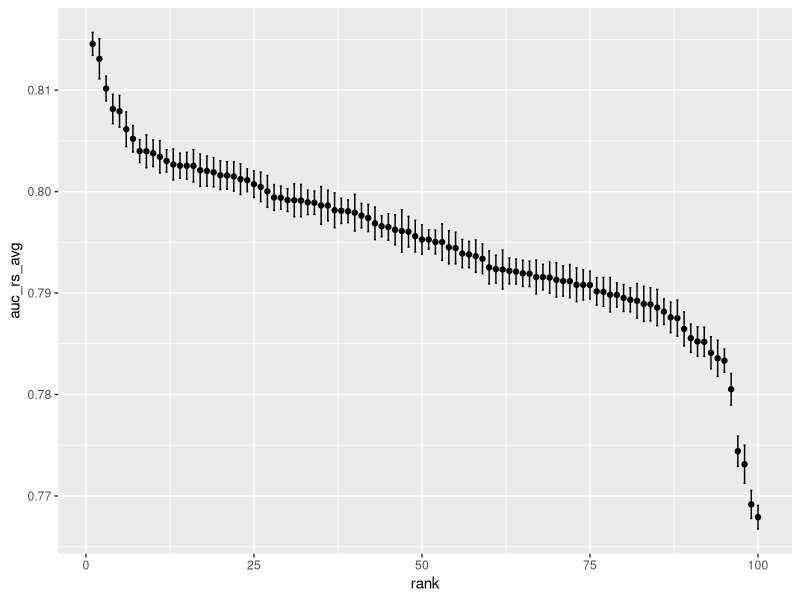
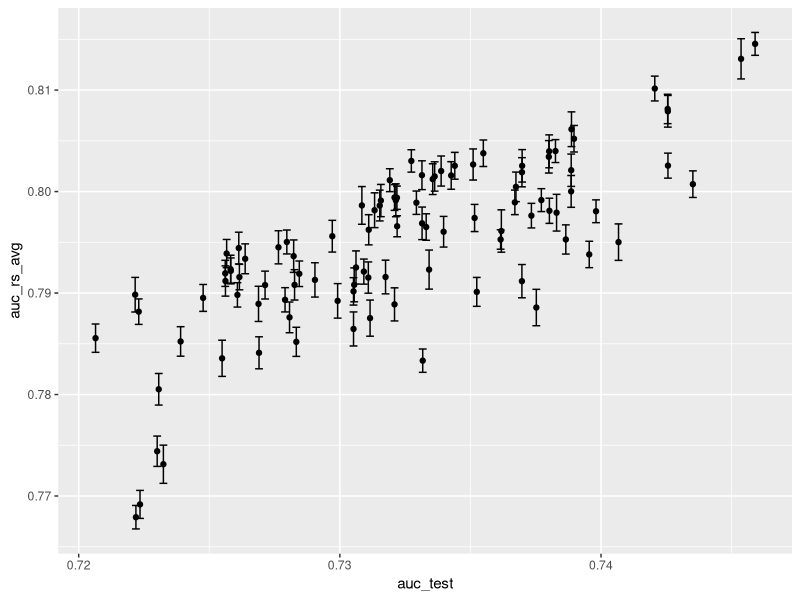
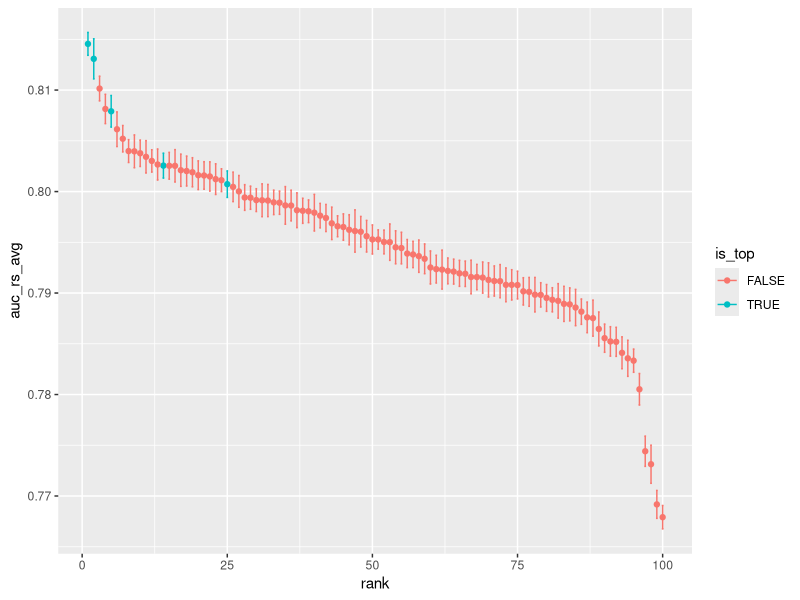
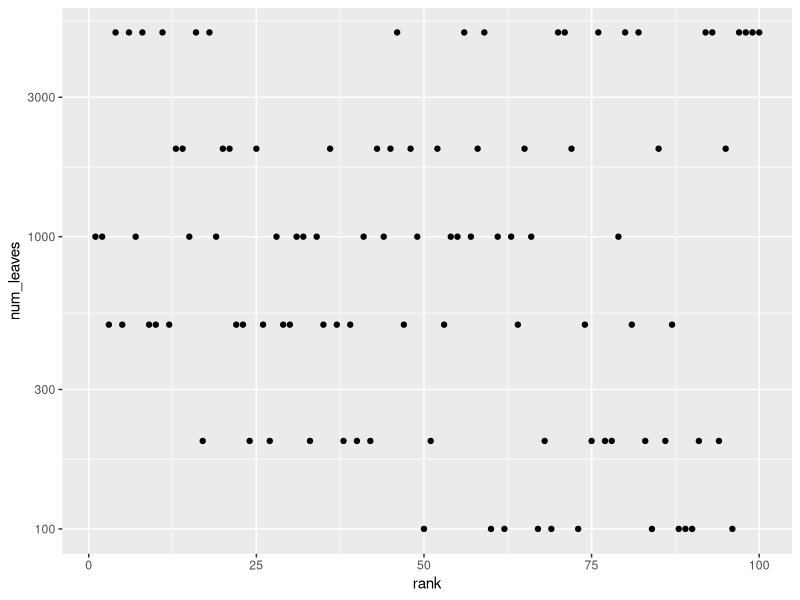
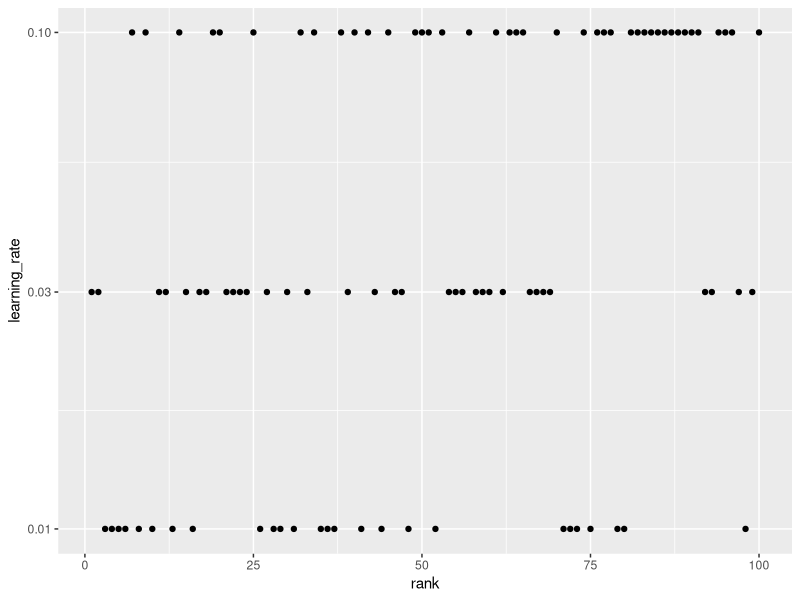
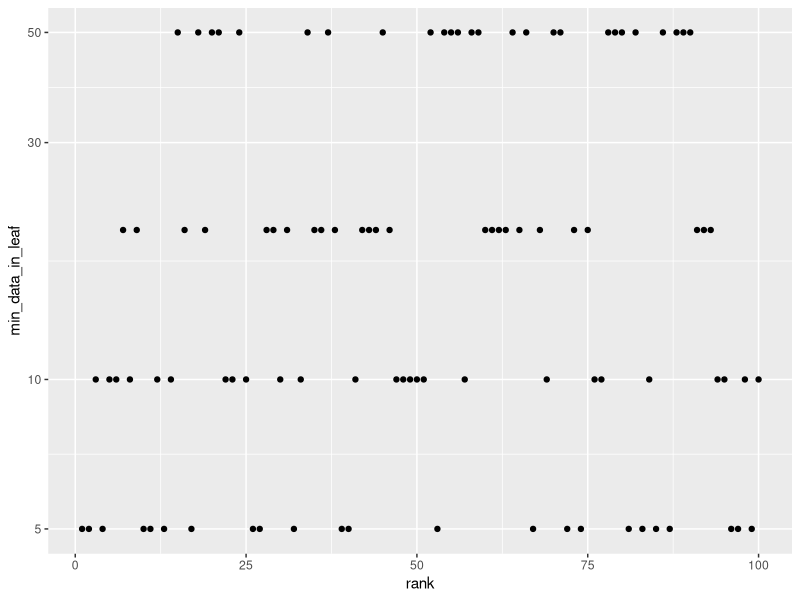
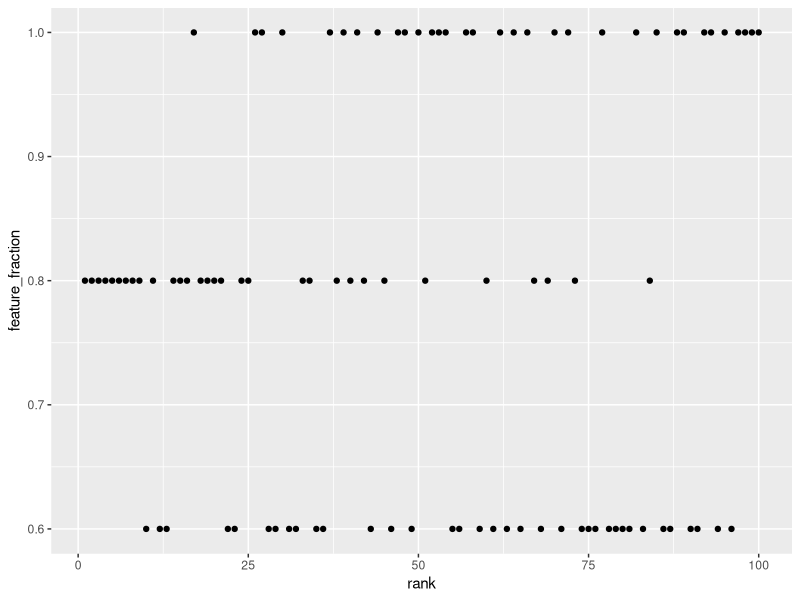
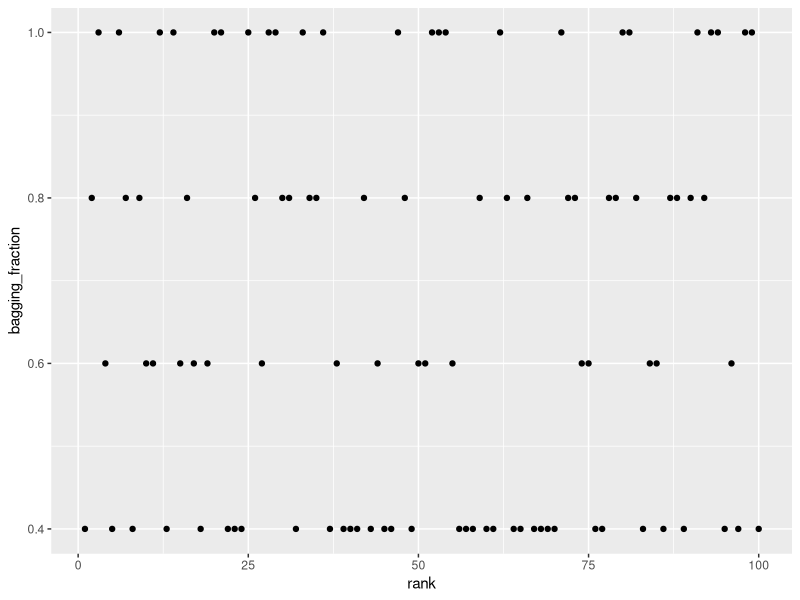

Reproduce these figures in R, in order.
## ---- chunk 1

library(data.table)
library(dplyr)
library(ggplot2)

d_pm_res <- fread("res.csv")


d_pm_res %>% mutate(rank = dense_rank(desc(auc_rs_avg))) %>% ggplot() + geom_point(aes(x = rank, y = auc_rs_avg)) +
  geom_errorbar(aes(x = rank, ymin = auc_rs_avg-auc_rs_std, ymax = auc_rs_avg+auc_rs_std), width = 0.3)

d_pm_res %>% ggplot() + geom_point(aes(x = auc_test, y = auc_rs_avg)) +
  geom_errorbar(aes(x = auc_test, ymin = auc_rs_avg-auc_rs_std, ymax = auc_rs_avg+auc_rs_std), width = 0.0003)

auc_test_top <- sort(d_pm_res$auc_test, decreasing = TRUE)[5]
d_pm_res %>% mutate(rank = dense_rank(desc(auc_rs_avg))) %>% mutate(is_top = auc_test>=auc_test_top) %>% 
  ggplot(aes(color = is_top)) + geom_point(aes(x = rank, y = auc_rs_avg)) +
  geom_errorbar(aes(x = rank, ymin = auc_rs_avg-auc_rs_std, ymax = auc_rs_avg+auc_rs_std), width = 0.3)


d_pm_res %>% arrange(desc(auc_rs_avg)) %>% head(10)

d_pm_res %>% arrange(desc(auc_test)) %>% head(10)


d_pm_res %>% arrange(desc(auc_rs_avg)) %>% tail(10)


d_pm_res %>% mutate(rank = dense_rank(desc(auc_rs_avg))) %>% ggplot() + geom_point(aes(x = rank, y = num_leaves)) + scale_y_log10()

d_pm_res %>% mutate(rank = dense_rank(desc(auc_rs_avg))) %>% ggplot() + geom_point(aes(x = rank, y = learning_rate)) + scale_y_log10()

d_pm_res %>% mutate(rank = dense_rank(desc(auc_rs_avg))) %>% ggplot() + geom_point(aes(x = rank, y = min_data_in_leaf)) + scale_y_log10()

d_pm_res %>% mutate(rank = dense_rank(desc(auc_rs_avg))) %>% ggplot() + geom_point(aes(x = rank, y = feature_fraction)) 

d_pm_res %>% mutate(rank = dense_rank(desc(auc_rs_avg))) %>% ggplot() + geom_point(aes(x = rank, y = bagging_fraction)) 

d_pm_res %>% mutate(rank = dense_rank(desc(auc_rs_avg))) %>% ggplot() + geom_point(aes(x = rank, y = lambda_l1)) 

d_pm_res %>% mutate(rank = dense_rank(desc(auc_rs_avg))) %>% ggplot() + geom_point(aes(x = rank, y = lambda_l2)) 



d_pm_res %>% mutate(rank = dense_rank(desc(auc_rs_avg))) %>% ggplot() + geom_point(aes(x = rank, y = ntrees))

d_pm_res %>% mutate(rank = dense_rank(desc(auc_rs_avg))) %>% ggplot() + geom_point(aes(x = rank, y = ntrees)) + scale_y_log10(breaks=c(30,100,300,1000,3000))

d_pm_res %>% mutate(rank = dense_rank(desc(auc_rs_avg))) %>% ggplot() + geom_point(aes(x = rank, y = runtm)) 

d_pm_res %>% mutate(rank = dense_rank(desc(auc_rs_avg))) %>% ggplot() + geom_point(aes(x = rank, y = runtm)) + scale_y_log10(breaks=c(1,3,10,30,100))

